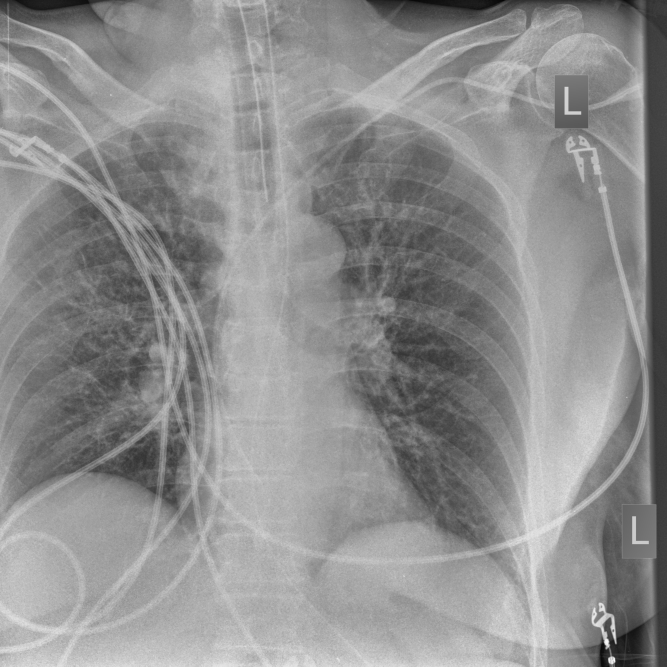
#> input picture Chest X_Ray Dataset/COVID19/COVID19(117).jpg, 2000 x 2000 px (shown at 1/3 size); its folder holds 4 pictures in this run
$ python audit.py
#> lines starting #> are read from the running program, lines starting #| are printed output that depends on the picture
### chestxray/data.py
"""Listing and loading images, patient IDs, and the patient-grouped split."""

import re
from dataclasses import dataclass
from pathlib import Path

import cv2
import numpy as np
from sklearn.model_selection import StratifiedGroupKFold

from chestxray.config import Config
from chestxray.preprocessing import white_balance

IMAGE_EXTENSIONS = {".jpg", ".jpeg", ".png"}

# Patient IDs in file names (only the pediatric NORMAL/PNEUMONIA source has them):
#   person123_bacteria_45.jpeg -> person123
#   IM-0605-0001.jpeg          -> IM-0605
#   NORMAL2-IM-0359-0001.jpeg  -> NORMAL2-IM-0359
# An optional "train_"/"test_"/"val_" prefix was added by download_data.py when
# two splits had the same file name, so those are kept as separate patients.
PATIENT_PATTERNS = (
    re.compile(r"^((?:train_|test_|val_)?person\d+)_"),
    re.compile(r"^((?:train_|test_|val_)?(?:NORMAL2-)?IM-\d+)-"),
)


@dataclass
class XrayData:
    """Images and everything known about them, row by row."""

    images: np.ndarray  # (N, size, size, 3) uint8, RGB, white balanced
    labels: np.ndarray  # (N,) class names
    groups: np.ndarray  # (N,) patient IDs
    shapes: np.ndarray  # (N, 2) original height and width
    paths: np.ndarray  # (N,) file paths


@dataclass
class Split:
    """Row indices of the three sets."""

    train: np.ndarray
    val: np.ndarray
    test: np.ndarray


def list_images(
    data_dir: Path, classes: tuple[str, ...]
) -> tuple[list[Path], list[str]]:
    """Return the image paths and their class names, sorted for reproducibility."""
    paths, labels = [], []
    for name in classes:
        for path in sorted((Path(data_dir) / name).iterdir()):
            if path.suffix.lower() in IMAGE_EXTENSIONS:
                paths.append(path)
                labels.append(name)
#> pass 2 of the loop in list_images, `for name in classes:`:
#> in load_images, image is the input picture: shape (2000, 2000, 3); min 1, max 255, mean 142.3
#> in load_images, `image = cv2.resize(image, (size, size), interpolation=cv2.INTER_AREA)`:
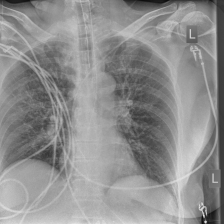
#> image: shape (224, 224, 3); min 12, max 228, mean 142.3
    return paths, labels


def patient_id(path: Path) -> str:
    """Return the patient ID in a file name, or the file name if it has none.

    The class folder is part of the ID, so equal names in two classes never
    become one patient.
    """
    path = Path(path)
    for pattern in PATIENT_PATTERNS:
        match = pattern.match(path.name)
        if match:
            return f"{path.parent.name}/{match.group(1)}"
    return f"{path.parent.name}/{path.name}"


def load_images(paths: list[Path], size: int) -> tuple[np.ndarray, np.ndarray]:
    """Read and resize images.

    Returns:
        ``images`` (N, size, size, 3) uint8 in RGB order, and ``shapes``
        (N, 2) with each original height and width. Unreadable files raise.
    """
    images = np.empty((len(paths), size, size, 3), dtype=np.uint8)
    shapes = np.empty((len(paths), 2), dtype=np.int32)
    for i, path in enumerate(paths):
        image = cv2.imread(str(path), cv2.IMREAD_COLOR)
        if image is None:
            raise OSError(f"cannot read image: {path}")
        shapes[i] = image.shape[:2]
        image = cv2.resize(image, (size, size), interpolation=cv2.INTER_AREA)
        images[i] = cv2.cvtColor(image, cv2.COLOR_BGR2RGB)  # Keras models use RGB
#> pass 2 of the loop in load_images, `for i, path in enumerate(paths):`:
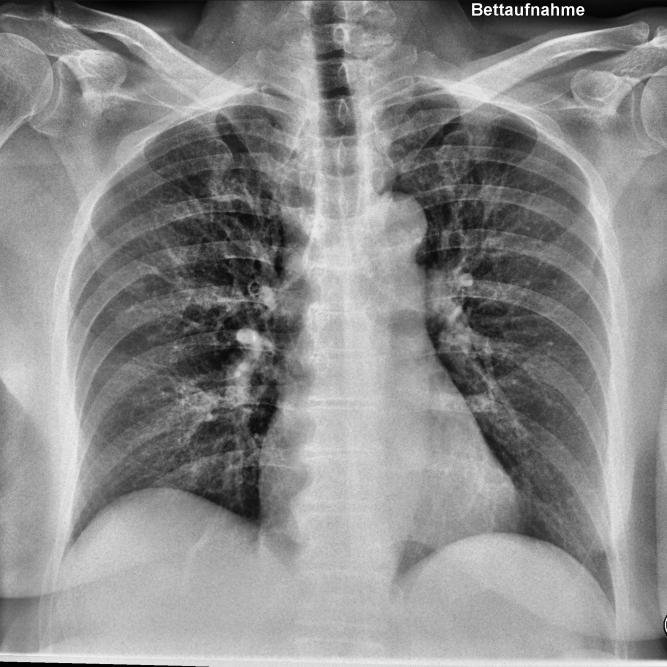
#> input picture Chest X_Ray Dataset/COVID19/COVID19(120).jpg, 2000 x 2000 px (shown at 1/3 size)
#> in load_images, image is the input picture: shape (2000, 2000, 3); min 0, max 255, mean 139
#> in load_images, `image = cv2.resize(image, (size, size), interpolation=cv2.INTER_AREA)`:
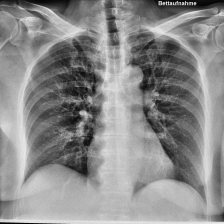
#> image: shape (224, 224, 3); min 2, max 238, mean 139
    return images, shapes


def load_dataset(config: Config, use_cache: bool = True) -> XrayData:
    """Load, resize and white-balance all images, using a cache file if present.

    Reading and preprocessing 7,000 images takes minutes; the cache brings
    that down to seconds for every later run.
    """
    cache = Path(config.cache_file)
    if use_cache and cache.exists():
        stored = np.load(cache, allow_pickle=False)
        return XrayData(**{key: stored[key] for key in stored.files})

    paths, labels = list_images(config.data_dir, config.classes)
    images, shapes = load_images(paths, config.image_size)
    data = XrayData(
        images=white_balance(images),
        labels=np.array(labels),
        groups=np.array([patient_id(p) for p in paths]),
        shapes=shapes,
        paths=np.array([str(p) for p in paths]),
    )
    if use_cache:
        cache.parent.mkdir(parents=True, exist_ok=True)
        np.savez(cache, **vars(data))
    return data


# [28 lines left out: function split_by_patient, not called in this run]

### chestxray/preprocessing.py
"""Image preprocessing: white balance (per-channel contrast stretch)."""

import numpy as np

CHUNK_SIZE = 256  # images per chunk, keeps the float64 copy of np.percentile small


def white_balance(images: np.ndarray, percentile: float = 0.05) -> np.ndarray:
    """Stretch each channel of each image to the full 0-255 range.

    For every channel, the value at ``percentile`` becomes 0 and the value at
    ``100 - percentile`` becomes 255; everything outside is clipped. This
    removes a gray cast and makes dark lungs and bright bone easier to tell
    apart.

    Args:
        images: uint8 array, one image ``(H, W, C)`` or a batch ``(N, H, W, C)``.
        percentile: percentile (0-100) clipped at each end.

    Returns:
        uint8 array of the same shape.
    """
    if images.ndim == 3:
        return white_balance(images[None], percentile)[0]
    if images.ndim != 4:
        raise ValueError(f"expected (H, W, C) or (N, H, W, C), got {images.shape}")

    out = np.empty_like(images, dtype=np.uint8)
    for start in range(0, len(images), CHUNK_SIZE):
        chunk = images[start : start + CHUNK_SIZE]
        # low/high have shape (n, 1, 1, C) so they broadcast over each image
        low, high = np.percentile(
            chunk, [percentile, 100 - percentile], axis=(1, 2), keepdims=True
        )
        scale = 255.0 / np.maximum(high - low, 1e-6)  # avoid dividing by zero
        stretched = np.clip((chunk - low) * scale, 0, 255)
        out[start : start + CHUNK_SIZE] = stretched.astype(np.uint8)
    return out

### chestxray/duplicates.py
"""Finding near-identical images and keeping them in the same split.

Public datasets are often merged from other datasets, so the same X-ray can
appear twice under different names. If one copy is in the training set and
the other in the test set, the test score is too optimistic.
"""

import numpy as np

HASH_SIZE = 8


def average_hash(image: np.ndarray, hash_size: int = HASH_SIZE) -> bytes:
    """Return a perceptual hash: which blocks are brighter than the mean.

    The image is averaged down to ``hash_size x hash_size`` blocks; each block
    gives one bit. Resized or re-compressed copies of the same image get the
    same hash, unlike an exact file hash.
    """
    gray = image.mean(axis=2) if image.ndim == 3 else image
    h, w = gray.shape
    if h % hash_size or w % hash_size:
        raise ValueError(f"image size {gray.shape} is not divisible by {hash_size}")
    blocks = gray.reshape(hash_size, h // hash_size, hash_size, w // hash_size)
    small = blocks.mean(axis=(1, 3))
    return np.packbits(small > small.mean()).tobytes()


def find_duplicates(hashes: list[bytes]) -> list[list[int]]:
    """Group the indices of images that share a hash (groups of two or more)."""
    by_hash: dict[bytes, list[int]] = {}
    for index, value in enumerate(hashes):
        by_hash.setdefault(value, []).append(index)
    return [group for group in by_hash.values() if len(group) > 1]


def correlation(a: np.ndarray, b: np.ndarray) -> float:
    """Pearson correlation of the pixel values of two images (1.0 = same picture)."""
    a = a.astype(np.float32).ravel()
    b = b.astype(np.float32).ravel()
    return float(np.corrcoef(a, b)[0, 1])


def confirmed_duplicates(
    images: np.ndarray, groups: list[list[int]], threshold: float = 0.95
) -> list[list[int]]:
    """Keep the hash groups whose images are really near-identical.

    A 64-bit hash can collide for different images, so each image is compared
    with the first of its group pixel by pixel.
    """
    confirmed = []
    for group in groups:
        first = group[0]
        same = [
            i for i in group[1:] if correlation(images[first], images[i]) > threshold
        ]
        if same:
            confirmed.append([first, *same])
    return confirmed


def duplicate_sets(images: np.ndarray) -> list[list[int]]:
    """Return the sets of near-identical images (indices) in ``images``."""
    hashes = [average_hash(image) for image in images]
    return confirmed_duplicates(images, find_duplicates(hashes))


# [21 lines left out: function merge_groups, not called in this run]

### chestxray/audit.py
"""Dataset checks: patients, duplicate images and non-medical shortcuts.

The four classes come from different public datasets. If a simple model can
tell the classes apart from things like image size or brightness alone, a CNN
may do the same, and a high test score may partly measure *where* an image
comes from rather than *what disease* it shows ("shortcut learning").

Usage:
    python -m chestxray.audit
"""

import json
from collections import Counter
from pathlib import Path

import numpy as np
from sklearn.ensemble import RandomForestClassifier
from sklearn.model_selection import StratifiedKFold, cross_val_score

from chestxray.config import Config
from chestxray.data import XrayData, load_dataset
from chestxray.duplicates import duplicate_sets


def non_medical_features(data: XrayData) -> np.ndarray:
    """Return features that say nothing about disease.

    Columns: original height, width, aspect ratio (not visible to the CNN,
    which sees 224x224), then mean brightness, contrast and border brightness
    of the 224x224 image (visible to the CNN).
    """
    heights, widths = data.shapes[:, 0], data.shapes[:, 1]
    gray = data.images.mean(axis=3, dtype=np.float32)  # float32 halves the memory
    border = np.concatenate(
        [gray[:, :8].reshape(len(gray), -1), gray[:, -8:].reshape(len(gray), -1)],
        axis=1,
    )
    return np.column_stack(
        [
            heights,
            widths,
            widths / heights,
            gray.mean(axis=(1, 2)),
            gray.std(axis=(1, 2)),
            border.mean(axis=1),
        ]
    )


def shortcut_probe(features: np.ndarray, labels: np.ndarray, seed: int = 0) -> float:
    """Return the mean 5-fold accuracy of a random forest on the given features."""
    forest = RandomForestClassifier(n_estimators=200, random_state=seed, n_jobs=-1)
    folds = StratifiedKFold(n_splits=5, shuffle=True, random_state=seed)
    return float(cross_val_score(forest, features, labels, cv=folds).mean())


def run_audit(data: XrayData) -> dict:
    """Collect class sizes, patients, image sizes, duplicates and the probes."""
    duplicates = duplicate_sets(data.images)
    cross_class = [g for g in duplicates if len({data.labels[i] for i in g}) > 1]
    cross_patient = [g for g in duplicates if len({data.groups[i] for i in g}) > 1]

    per_class = {}
    for name in sorted(set(data.labels)):
        mask = data.labels == name
        patients = Counter(data.groups[mask])
        per_class[name] = {
            "images": int(mask.sum()),
            "patients": len(patients),
            "max_images_per_patient": max(patients.values()),
            "file_types": dict(
                Counter(Path(p).suffix.lower() for p in data.paths[mask])
            ),
            "median_height": int(np.median(data.shapes[mask, 0])),
            "median_width": int(np.median(data.shapes[mask, 1])),
        }

    features = non_medical_features(data)
    return {
        "per_class": per_class,
        "duplicate_sets": len(duplicates),
        "images_in_duplicate_sets": sum(len(g) for g in duplicates),
        "duplicate_sets_across_patients": len(cross_patient),
        "duplicate_sets_across_classes": len(cross_class),
        "duplicate_examples_across_classes": [
            [str(data.paths[i]) for i in g] for g in cross_class
        ],
        "majority_class_accuracy": max(Counter(data.labels).values())
        / len(data.labels),
        "probe_accuracy_size_only": shortcut_probe(features[:, :3], data.labels),
        "probe_accuracy_brightness_only": shortcut_probe(features[:, 3:], data.labels),
        "probe_accuracy_size_and_brightness": shortcut_probe(features, data.labels),
    }


def main() -> None:
    """Run the audit and save it to results/audit.json."""
    report = run_audit(load_dataset(Config()))
#> in load_dataset, `images, shapes = load_images(paths, config.image_size)`: shapes = [[2000, 2000], [2000, 2000], [609, 605], [776, 1001], [2000, 2000], [2000, 2000], [2000, 2000]]
#> the loop in white_balance, `for start in range(0, len(images), CHUNK_SIZE):` made 1 pass
#> in average_hash, `gray = image.mean(axis=2) if image.ndim == 3 else image`:
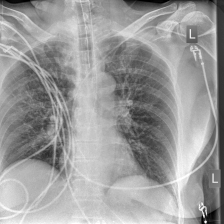
#> gray: shape (224, 224) float64; min 0, max 255, mean 155
#> call 2 of average_hash, with hash_size = 8
#> in average_hash (call 2), `gray = image.mean(axis=2) if image.ndim == 3 else image`:
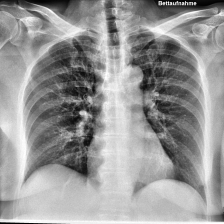
#> gray: shape (224, 224) float64; min 0, max 255, mean 151.6
#> call 3 of average_hash, with hash_size = 8
#> in average_hash (call 3), `gray = image.mean(axis=2) if image.ndim == 3 else image`:
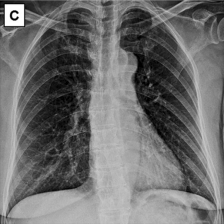
#> gray: shape (224, 224) float64; min 0, max 255, mean 110
#> call 4 of average_hash, with hash_size = 8
#> in average_hash (call 4), `gray = image.mean(axis=2) if image.ndim == 3 else image`:
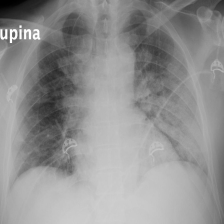
#> gray: shape (224, 224) float64; min 0, max 255, mean 145.4
#> in duplicate_sets, `hashes = [average_hash(image) for image in images]`: hashes = 7 items
#> the loop in find_duplicates, `for index, value in enumerate(hashes):` made 7 passes
#> after the loop in find_duplicates, `for index, value in enumerate(hashes):`: by_hash = 4 items
#> in confirmed_duplicates, `confirmed = []`: confirmed = []
#> the loop in confirmed_duplicates, `for group in groups:` made 1 pass
#> (first, same) on pass 1: (0, [4, 5, 6])
#> after the loop in confirmed_duplicates, `for group in groups:`: confirmed = [[0, 4, 5, 6]]
    out = Path("results/audit.json")
    out.parent.mkdir(exist_ok=True)
    out.write_text(json.dumps(report, indent=2))
    print(json.dumps(report, indent=2))


if __name__ == "__main__":
#> (the run stopped early here; a loop or call above may not have finished)
